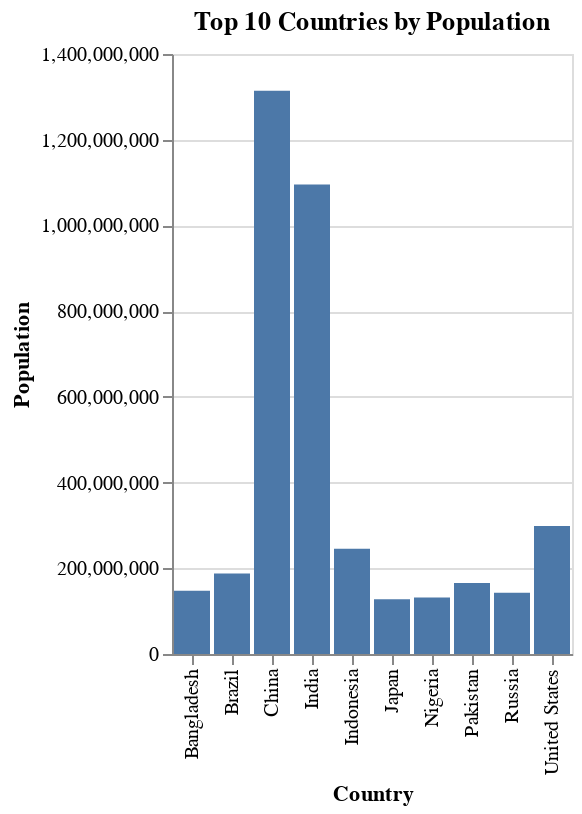

The notebook cell saved with this chart:
### Code cell
#plot the populations of the 10 countries with the largest populations

import altair as alt

# Sort the dataframe by population in descending order and select the top 10
top_10_countries = metadata_sorted.sort_values('Population', ascending=False).head(10)

# Create the bar chart
chart = alt.Chart(top_10_countries).mark_bar().encode(
    x='Country',
    y='Population'
).properties(
    title='Top 10 Countries by Population'
)

chart

### Figure 1 — Vega-Lite specification as saved in the notebook (floating-point values rounded to 4 significant figures)
{"config": {"view": {"continuousWidth": 300, "continuousHeight": 300}}, "data": {"name": "data-bf9403f6a06d4c65ec4d5dd96abca075"}, "mark": {"type": "bar"}, "encoding": {"x": {"field": "Country", "type": "nominal"}, "y": {"field": "Population", "type": "quantitative"}}, "title": "Top 10 Countries by Population", "$schema": "https://vega.github.io/schema/vega-lite/v5.20.1.json", "datasets": {"data-bf9403f6a06d4c65ec4d5dd96abca075": [{"Country": "China ", "Region": "ASIA (EX. NEAR EAST)         ", "Population": 1313973713, "Area (sq. mi.)": 9596960, "Pop. Density (per sq. mi.)": "136,9", "Coastline (coast/area ratio)": "0,15", "Net migration": "-0,4", "Infant mortality (per 1000 births)": "24,18", "GDP ($ per capita)": 5000.0, "Literacy (%)": "90,9", "Phones (per 1000)": "266,7", "Arable (%)": "15,4", "Crops (%)": "1,25", "Other (%)": "83,35", "Climate": "1,5", "Birthrate": "13,25", "Deathrate": "6,97", "Agriculture": "0,125", "Industry": "0,473", "Service": "0,403"}, {"Country": "India ", "Region": "ASIA (EX. NEAR EAST)         ", "Population": 1095351995, "Area (sq. mi.)": 3287590, "Pop. Density (per sq. mi.)": "333,2", "Coastline (coast/area ratio)": "0,21", "Net migration": "-0,07", "Infant mortality (per 1000 births)": "56,29", "GDP ($ per capita)": 2900.0, "Literacy (%)": "59,5", "Phones (per 1000)": "45,4", "Arable (%)": "54,4", "Crops (%)": "2,74", "Other (%)": "42,86", "Climate": "2,5", "Birthrate": "22,01", "Deathrate": "8,18", "Agriculture": "0,186", "Industry": "0,276", "Service": "0,538"}, {"Country": "United States ", "Region": "NORTHERN AMERICA                   ", "Population": 298444215, "Area (sq. mi.)": 9631420, "Pop. Density (per sq. mi.)": "31,0", "Coastline (coast/area ratio)": "0,21", "Net migration": "3,41", "Infant mortality (per 1000 births)": "6,5", "GDP ($ per capita)": 37800.0, "Literacy (%)": "97,0", "Phones (per 1000)": "898,0", "Arable (%)": "19,13", "Crops (%)": "0,22", "Other (%)": "80,65", "Climate": "3", "Birthrate": "14,14", "Deathrate": "8,26", "Agriculture": "0,01", "Industry": "0,204", "Service": "0,787"}, {"Country": "Indonesia ", "Region": "ASIA (EX. NEAR EAST)         ", "Population": 245452739, "Area (sq. mi.)": 1919440, "Pop. Density (per sq. mi.)": "127,9", "Coastline (coast/area ratio)": "2,85", "Net migration": "0", "Infant mortality (per 1000 births)": "35,6", "GDP ($ per capita)": 3200.0, "Literacy (%)": "87,9", "Phones (per 1000)": "52,0", "Arable (%)": "11,32", "Crops (%)": "7,23", "Other (%)": "81,45", "Climate": "2", "Birthrate": "20,34", "Deathrate": "6,25", "Agriculture": "0,134", "Industry": "0,458", "Service": "0,408"}, {"Country": "Brazil ", "Region": "LATIN AMER. & CARIB    ", "Population": 188078227, "Area (sq. mi.)": 8511965, "Pop. Density (per sq. mi.)": "22,1", "Coastline (coast/area ratio)": "0,09", "Net migration": "-0,03", "Infant mortality (per 1000 births)": "29,61", "GDP ($ per capita)": 7600.0, "Literacy (%)": "86,4", "Phones (per 1000)": "225,3", "Arable (%)": "6,96", "Crops (%)": "0,9", "Other (%)": "92,15", "Climate": "2", "Birthrate": "16,56", "Deathrate": "6,17", "Agriculture": "0,084", "Industry": "0,4", "Service": "0,516"}, {"Country": "Pakistan ", "Region": "ASIA (EX. NEAR EAST)         ", "Population": 165803560, "Area (sq. mi.)": 803940, "Pop. Density (per sq. mi.)": "206,2", "Coastline (coast/area ratio)": "0,13", "Net migration": "-2,77", "Infant mortality (per 1000 births)": "72,44", "GDP ($ per capita)": 2100.0, "Literacy (%)": "45,7", "Phones (per 1000)": "31,8", "Arable (%)": "27,87", "Crops (%)": "0,87", "Other (%)": "71,26", "Climate": "1", "Birthrate": "29,74", "Deathrate": "8,23", "Agriculture": "0,216", "Industry": "0,251", "Service": "0,533"}, {"Country": "Bangladesh ", "Region": "ASIA (EX. NEAR EAST)         ", "Population": 147365352, "Area (sq. mi.)": 144000, "Pop. Density (per sq. mi.)": "1023,4", "Coastline (coast/area ratio)": "0,40", "Net migration": "-0,71", "Infant mortality (per 1000 births)": "62,6", "GDP ($ per capita)": 1900.0, "Literacy (%)": "43,1", "Phones (per 1000)": "7,3", "Arable (%)": "62,11", "Crops (%)": "3,07", "Other (%)": "34,82", "Climate": "2", "Birthrate": "29,8", "Deathrate": "8,27", "Agriculture": "0,199", "Industry": "0,198", "Service": "0,603"}, {"Country": "Russia ", "Region": "C.W. OF IND. STATES ", "Population": 142893540, "Area (sq. mi.)": 17075200, "Pop. Density (per sq. mi.)": "8,4", "Coastline (coast/area ratio)": "0,22", "Net migration": "1,02", "Infant mortality (per 1000 births)": "15,39", "GDP ($ per capita)": 8900.0, "Literacy (%)": "99,6", "Phones (per 1000)": "280,6", "Arable (%)": "7,33", "Crops (%)": "0,11", "Other (%)": "92,56", "Climate": null, "Birthrate": "9,95", "Deathrate": "14,65", "Agriculture": "0,054", "Industry": "0,371", "Service": "0,575"}, {"Country": "Nigeria ", "Region": "SUB-SAHARAN AFRICA                 ", "Population": 131859731, "Area (sq. mi.)": 923768, "Pop. Density (per sq. mi.)": "142,7", "Coastline (coast/area ratio)": "0,09", "Net migration": "0,26", "Infant mortality (per 1000 births)": "98,8", "GDP ($ per capita)": 900.0, "Literacy (%)": "68,0", "Phones (per 1000)": "9,3", "Arable (%)": "31,29", "Crops (%)": "2,96", "Other (%)": "65,75", "Climate": "1,5", "Birthrate": "40,43", "Deathrate": "16,94", "Agriculture": "0,269", "Industry": "0,487", "Service": "0,244"}, {"Country": "Japan ", "Region": "ASIA (EX. NEAR EAST)         ", "Population": 127463611, "Area (sq. mi.)": 377835, "Pop. Density (per sq. mi.)": "337,4", "Coastline (coast/area ratio)": "7,87", "Net migration": "0", "Infant mortality (per 1000 births)": "3,26", "GDP ($ per capita)": 28200.0, "Literacy (%)": "99,0", "Phones (per 1000)": "461,2", "Arable (%)": "12,19", "Crops (%)": "0,96", "Other (%)": "86,85", "Climate": "3", "Birthrate": "9,37", "Deathrate": "9,16", "Agriculture": "0,017", "Industry": "0,258", "Service": "0,725"}]}}
